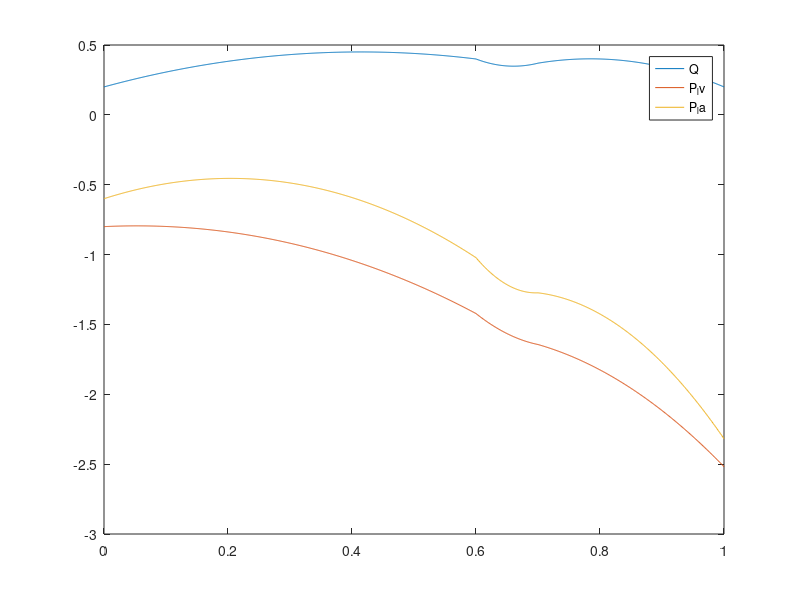

Write the MATLAB code that produced this figure.
%% Flux in the left atrium 
clear all;
close all;
clc;

x1 = linspace(0,60,600);
y1 = -0.0145833*x1.^2+1.20833*x1+20.0000;
x2 = linspace(60,70,100);
y2 =  7/50*x2.^2-37/2*x2+646;
x3 = linspace(70,100,300);
y3 = -13/300*x3.^2+34/5*x3-680/3;
x1=x1/100;
x2=x2/100;
x3=x3/100;
y1=y1/100;
y2=y2/100;
y3=y3/100;

t=[x1 x2 x3];
Q=[y1 y2 y3];
dt=1/1000;

plot(t,Q)
hold on

R_mv=1;
P_lv = Q - exp(t);
P_la = Q*R_mv+P_lv
plot(t,P_lv)
hold on;
plot(t, P_la)
legend ("Q", "P_lv", "P_la")